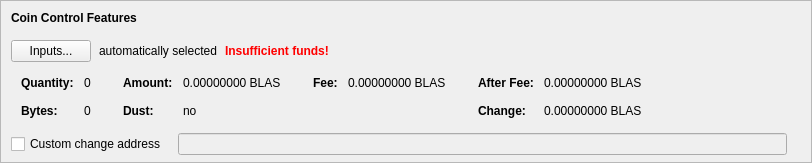
    <widget class="QFrame" name="frameCoinControl">
     <property name="sizePolicy">
      <sizepolicy hsizetype="Expanding" vsizetype="Expanding">
       <horstretch>0</horstretch>
       <verstretch>0</verstretch>
      </sizepolicy>
     </property>
     <property name="maximumSize">
      <size>
       <width>16777215</width>
       <height>16777215</height>
      </size>
     </property>
     <property name="frameShape">
      <enum>QFrame::StyledPanel</enum>
     </property>
     <property name="frameShadow">
      <enum>QFrame::Sunken</enum>
     </property>
     <layout class="QVBoxLayout" name="verticalLayoutCoinControl2">
      <property name="spacing">
       <number>0</number>
      </property>
      <property name="leftMargin">
       <number>0</number>
      </property>
      <property name="topMargin">
       <number>0</number>
      </property>
      <property name="rightMargin">
       <number>0</number>
      </property>
      <property name="bottomMargin">
       <number>6</number>
      </property>
      <item>
       <layout class="QVBoxLayout" name="verticalLayoutCoinControl" stretch="0,0,0,0,1">
        <property name="spacing">
         <number>0</number>
        </property>
        <property name="leftMargin">
         <number>10</number>
        </property>
        <property name="topMargin">
         <number>10</number>
        </property>
        <item>
         <layout class="QHBoxLayout" name="horizontalLayoutCoinControl1">
          <property name="bottomMargin">
           <number>15</number>
          </property>
          <item>
           <widget class="QLabel" name="labelCoinControlFeatures">
            <property name="sizePolicy">
             <sizepolicy hsizetype="Preferred" vsizetype="Maximum">
              <horstretch>0</horstretch>
              <verstretch>0</verstretch>
             </sizepolicy>
            </property>
            <property name="font">
             <font>
              <weight>75</weight>
              <bold>true</bold>
             </font>
            </property>
            <property name="styleSheet">
             <string notr="true">font-weight:bold;</string>
            </property>
            <property name="text">
             <string>Coin Control Features</string>
            </property>
           </widget>
          </item>
         </layout>
        </item>
        <item>
         <layout class="QHBoxLayout" name="horizontalLayoutCoinControl2" stretch="0,0,0,0">
          <property name="spacing">
           <number>8</number>
          </property>
          <property name="bottomMargin">
           <number>10</number>
          </property>
          <item>
           <widget class="QPushButton" name="pushButtonCoinControl">
            <property name="styleSheet">
             <string notr="true"/>
            </property>
            <property name="text">
             <string>Inputs...</string>
            </property>
            <property name="autoDefault">
             <bool>false</bool>
            </property>
           </widget>
          </item>
          <item>
           <widget class="QLabel" name="labelCoinControlAutomaticallySelected">
            <property name="text">
             <string>automatically selected</string>
            </property>
            <property name="margin">
             <number>5</number>
            </property>
           </widget>
          </item>
          <item>
           <widget class="QLabel" name="labelCoinControlInsuffFunds">
            <property name="font">
             <font>
              <weight>75</weight>
              <bold>true</bold>
             </font>
            </property>
            <property name="styleSheet">
             <string notr="true">color:red;font-weight:bold;</string>
            </property>
            <property name="text">
             <string>Insufficient funds!</string>
            </property>
            <property name="margin">
             <number>5</number>
            </property>
           </widget>
          </item>
          <item>
           <spacer name="horizontalSpacerCoinControl">
            <property name="orientation">
             <enum>Qt::Horizontal</enum>
            </property>
            <property name="sizeHint" stdset="0">
             <size>
              <width>40</width>
              <height>1</height>
             </size>
            </property>
           </spacer>
          </item>
         </layout>
        </item>
        <item>
         <widget class="QWidget" name="widgetCoinControl" native="true">
          <property name="sizePolicy">
           <sizepolicy hsizetype="Preferred" vsizetype="Preferred">
            <horstretch>0</horstretch>
            <verstretch>0</verstretch>
           </sizepolicy>
          </property>
          <property name="minimumSize">
           <size>
            <width>0</width>
            <height>0</height>
           </size>
          </property>
          <property name="styleSheet">
           <string notr="true"/>
          </property>
          <layout class="QHBoxLayout" name="horizontalLayoutCoinControl5">
           <property name="leftMargin">
            <number>0</number>
           </property>
           <property name="topMargin">
            <number>0</number>
           </property>
           <property name="rightMargin">
            <number>0</number>
           </property>
           <property name="bottomMargin">
            <number>0</number>
           </property>
           <item>
            <layout class="QHBoxLayout" name="horizontalLayoutCoinControl3" stretch="0,0,0,1">
             <property name="spacing">
              <number>20</number>
             </property>
             <property name="topMargin">
              <number>0</number>
             </property>
             <property name="bottomMargin">
              <number>10</number>
             </property>
             <item>
              <layout class="QFormLayout" name="formLayoutCoinControl1">
               <property name="horizontalSpacing">
                <number>10</number>
               </property>
               <property name="verticalSpacing">
                <number>14</number>
               </property>
               <property name="leftMargin">
                <number>10</number>
               </property>
               <property name="topMargin">
                <number>4</number>
               </property>
               <property name="rightMargin">
                <number>6</number>
               </property>
               <item row="0" column="0">
                <widget class="QLabel" name="labelCoinControlQuantityText">
                 <property name="font">
                  <font>
                   <weight>75</weight>
                   <bold>true</bold>
                  </font>
                 </property>
                 <property name="text">
                  <string>Quantity:</string>
                 </property>
                 <property name="margin">
                  <number>0</number>
                 </property>
                </widget>
               </item>
               <item row="0" column="1">
                <widget class="QLabel" name="labelCoinControlQuantity">
                 <property name="cursor">
                  <cursorShape>IBeamCursor</cursorShape>
                 </property>
                 <property name="contextMenuPolicy">
                  <enum>Qt::ActionsContextMenu</enum>
                 </property>
                 <property name="text">
                  <string notr="true">0</string>
                 </property>
                 <property name="margin">
                  <number>0</number>
                 </property>
                 <property name="textInteractionFlags">
                  <set>Qt::LinksAccessibleByMouse|Qt::TextSelectableByKeyboard|Qt::TextSelectableByMouse</set>
                 </property>
                </widget>
               </item>
               <item row="1" column="0">
                <widget class="QLabel" name="labelCoinControlBytesText">
                 <property name="font">
                  <font>
                   <weight>75</weight>
                   <bold>true</bold>
                  </font>
                 </property>
                 <property name="text">
                  <string>Bytes:</string>
                 </property>
                </widget>
               </item>
               <item row="1" column="1">
                <widget class="QLabel" name="labelCoinControlBytes">
                 <property name="cursor">
                  <cursorShape>IBeamCursor</cursorShape>
                 </property>
                 <property name="contextMenuPolicy">
                  <enum>Qt::ActionsContextMenu</enum>
                 </property>
                 <property name="text">
                  <string notr="true">0</string>
                 </property>
                 <property name="textInteractionFlags">
                  <set>Qt::LinksAccessibleByMouse|Qt::TextSelectableByKeyboard|Qt::TextSelectableByMouse</set>
                 </property>
                </widget>
               </item>
              </layout>
             </item>
             <item>
              <layout class="QFormLayout" name="formLayoutCoinControl2">
               <property name="horizontalSpacing">
                <number>10</number>
               </property>
               <property name="verticalSpacing">
                <number>14</number>
               </property>
               <property name="leftMargin">
                <number>6</number>
               </property>
               <property name="topMargin">
                <number>4</number>
               </property>
               <property name="rightMargin">
                <number>6</number>
               </property>
               <item row="0" column="0">
                <widget class="QLabel" name="labelCoinControlAmountText">
                 <property name="font">
                  <font>
                   <weight>75</weight>
                   <bold>true</bold>
                  </font>
                 </property>
                 <property name="text">
                  <string>Amount:</string>
                 </property>
                 <property name="margin">
                  <number>0</number>
                 </property>
                </widget>
               </item>
               <item row="0" column="1">
                <widget class="QLabel" name="labelCoinControlAmount">
                 <property name="cursor">
                  <cursorShape>IBeamCursor</cursorShape>
                 </property>
                 <property name="contextMenuPolicy">
                  <enum>Qt::ActionsContextMenu</enum>
                 </property>
                 <property name="text">
                  <string notr="true">0.00000000 BLAS</string>
                 </property>
                 <property name="textInteractionFlags">
                  <set>Qt::LinksAccessibleByMouse|Qt::TextSelectableByKeyboard|Qt::TextSelectableByMouse</set>
                 </property>
                </widget>
               </item>
               <item row="1" column="0">
                <widget class="QLabel" name="labelCoinControlLowOutputText">
                 <property name="font">
                  <font>
                   <weight>75</weight>
                   <bold>true</bold>
                  </font>
                 </property>
                 <property name="text">
                  <string>Dust:</string>
                 </property>
                </widget>
               </item>
               <item row="1" column="1">
                <widget class="QLabel" name="labelCoinControlLowOutput">
                 <property name="cursor">
                  <cursorShape>IBeamCursor</cursorShape>
                 </property>
                 <property name="contextMenuPolicy">
                  <enum>Qt::ActionsContextMenu</enum>
                 </property>
                 <property name="text">
                  <string notr="true">no</string>
                 </property>
                 <property name="textInteractionFlags">
                  <set>Qt::LinksAccessibleByMouse|Qt::TextSelectableByKeyboard|Qt::TextSelectableByMouse</set>
                 </property>
                </widget>
               </item>
              </layout>
             </item>
             <item>
              <layout class="QFormLayout" name="formLayoutCoinControl3">
               <property name="horizontalSpacing">
                <number>10</number>
               </property>
               <property name="verticalSpacing">
                <number>14</number>
               </property>
               <property name="leftMargin">
                <number>6</number>
               </property>
               <property name="topMargin">
                <number>4</number>
               </property>
               <property name="rightMargin">
                <number>6</number>
               </property>
               <item row="0" column="0">
                <widget class="QLabel" name="labelCoinControlFeeText">
                 <property name="font">
                  <font>
                   <weight>75</weight>
                   <bold>true</bold>
                  </font>
                 </property>
                 <property name="text">
                  <string>Fee:</string>
                 </property>
                 <property name="margin">
                  <number>0</number>
                 </property>
                </widget>
               </item>
               <item row="0" column="1">
                <widget class="QLabel" name="labelCoinControlFee">
                 <property name="cursor">
                  <cursorShape>IBeamCursor</cursorShape>
                 </property>
                 <property name="contextMenuPolicy">
                  <enum>Qt::ActionsContextMenu</enum>
                 </property>
                 <property name="text">
                  <string notr="true">0.00000000 BLAS</string>
                 </property>
                 <property name="textInteractionFlags">
                  <set>Qt::LinksAccessibleByMouse|Qt::TextSelectableByKeyboard|Qt::TextSelectableByMouse</set>
                 </property>
                </widget>
               </item>
             </layout>
             </item>
             <item>
              <layout class="QFormLayout" name="formLayoutCoinControl4">
               <property name="horizontalSpacing">
                <number>10</number>
               </property>
               <property name="verticalSpacing">
                <number>14</number>
               </property>
               <property name="leftMargin">
                <number>6</number>
               </property>
               <property name="topMargin">
                <number>4</number>
               </property>
               <property name="rightMargin">
                <number>6</number>
               </property>
               <item row="0" column="0">
                <widget class="QLabel" name="labelCoinControlAfterFeeText">
                 <property name="font">
                  <font>
                   <weight>75</weight>
                   <bold>true</bold>
                  </font>
                 </property>
                 <property name="text">
                  <string>After Fee:</string>
                 </property>
                 <property name="margin">
                  <number>0</number>
                 </property>
                </widget>
               </item>
               <item row="0" column="1">
                <widget class="QLabel" name="labelCoinControlAfterFee">
                 <property name="cursor">
                  <cursorShape>IBeamCursor</cursorShape>
                 </property>
                 <property name="contextMenuPolicy">
                  <enum>Qt::ActionsContextMenu</enum>
                 </property>
                 <property name="text">
                  <string notr="true">0.00000000 BLAS</string>
                 </property>
                 <property name="textInteractionFlags">
                  <set>Qt::LinksAccessibleByMouse|Qt::TextSelectableByKeyboard|Qt::TextSelectableByMouse</set>
                 </property>
                </widget>
               </item>
               <item row="1" column="0">
                <widget class="QLabel" name="labelCoinControlChangeText">
                 <property name="font">
                  <font>
                   <weight>75</weight>
                   <bold>true</bold>
                  </font>
                 </property>
                 <property name="text">
                  <string>Change:</string>
                 </property>
                </widget>
               </item>
               <item row="1" column="1">
                <widget class="QLabel" name="labelCoinControlChange">
                 <property name="cursor">
                  <cursorShape>IBeamCursor</cursorShape>
                 </property>
                 <property name="contextMenuPolicy">
                  <enum>Qt::ActionsContextMenu</enum>
                 </property>
                 <property name="text">
                  <string notr="true">0.00000000 BLAS</string>
                 </property>
                 <property name="textInteractionFlags">
                  <set>Qt::LinksAccessibleByMouse|Qt::TextSelectableByKeyboard|Qt::TextSelectableByMouse</set>
                 </property>
                </widget>
               </item>
              </layout>
             </item>
            </layout>
           </item>
          </layout>
         </widget>
        </item>
        <item>
         <layout class="QHBoxLayout" name="horizontalLayoutCoinControl4" stretch="0,0,0">
          <property name="spacing">
           <number>12</number>
          </property>
          <property name="sizeConstraint">
           <enum>QLayout::SetDefaultConstraint</enum>
          </property>
          <property name="topMargin">
           <number>5</number>
          </property>
          <property name="rightMargin">
           <number>5</number>
          </property>
          <item>
           <widget class="QCheckBox" name="checkBoxCoinControlChange">
            <property name="toolTip">
             <string>If this is activated, but the change address is empty or invalid, change will be sent to a newly generated address.</string>
            </property>
            <property name="text">
             <string>Custom change address</string>
            </property>
           </widget>
          </item>
          <item>
           <widget class="QValidatedLineEdit" name="lineEditCoinControlChange">
            <property name="enabled">
             <bool>false</bool>
            </property>
            <property name="sizePolicy">
             <sizepolicy hsizetype="Expanding" vsizetype="Fixed">
              <horstretch>0</horstretch>
              <verstretch>0</verstretch>
             </sizepolicy>
            </property>
           </widget>
          </item>
          <item>
           <widget class="QLabel" name="labelCoinControlChangeLabel">
            <property name="sizePolicy">
             <sizepolicy hsizetype="Preferred" vsizetype="Expanding">
              <horstretch>0</horstretch>
              <verstretch>0</verstretch>
             </sizepolicy>
            </property>
            <property name="minimumSize">
             <size>
              <width>0</width>
              <height>0</height>
             </size>
            </property>
            <property name="text">
             <string/>
            </property>
            <property name="margin">
             <number>3</number>
            </property>
           </widget>
          </item>
         </layout>
        </item>
        <item>
         <spacer name="verticalSpacerCoinControl">
          <property name="orientation">
           <enum>Qt::Vertical</enum>
          </property>
          <property name="sizeHint" stdset="0">
           <size>
            <width>800</width>
            <height>1</height>
           </size>
          </property>
         </spacer>
        </item>
       </layout>
      </item>
     </layout>
    </widget>
